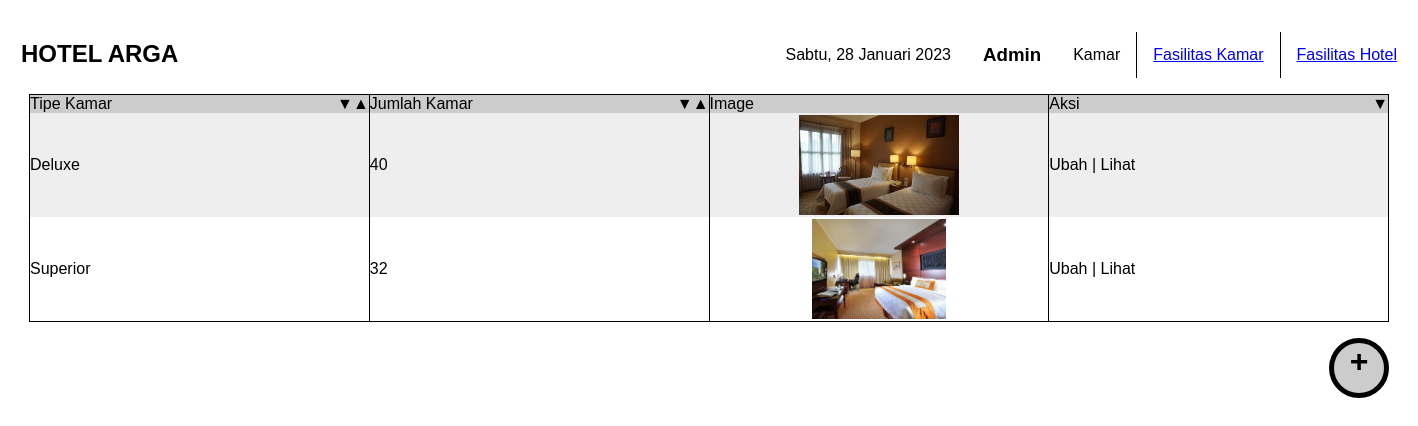
/admin-kamar.php (signed in), run on the app's committed database.
### tables this page shows
CREATE TABLE `kamar` (
  `tipekamar` varchar(10) NOT NULL,
  `jumlahkamar` int(11) NOT NULL,
  `gambar` varchar(30) NOT NULL
);

### admin-kamar.php (the view, shortened to what this page needs)
<?php include 'Include/headserver.php'; include 'Include/cekadmin.php'; include 'Include/header.php'; ?>
<?php include 'Include/headeradmin.php' ?>
<div class="content">
    <table>
        <thead>
        <tr class="tabletop">
            <td class="pointer" onclick="sortTable(this,'string')" data-descending="0">Tipe Kamar<div class="sort">▼▲<div></td>
            <td class="pointer" onclick="sortTable(this,'number')" data-descending="0">Jumlah Kamar<div class="sort">▼▲<div></td>
            <td>Image</td>
            <td class="pointer" onclick="hideTable()">Aksi<div class="hide">▼<div></td>
        </tr>
        </thead>
        <tbody>
        <?php
        if (isset($_SESSION["hak"]) && $_SESSION["hak"]=="admin") {
        $result=$conn->query("SELECT * FROM kamar");
        while ($row = $result->fetch_assoc()) {
            echo "<tr class='tablecontent'><td>".$row["tipekamar"]."</td><td>".$row["jumlahkamar"]."</td><td><img class='imgprev pointer' src='Media/".$row["gambar"]."' onclick='startPreview(\"".$row["gambar"]."\")'></td><td><a class='pointer' onclick='editData(\"".$row["tipekamar"]."\",".$row["jumlahkamar"].",\"".$row["gambar"]."\")'>Ubah</a> | <a class='pointer' onclick='openLihat(\"".$row["tipekamar"]."\")'>Lihat</a></td></tr>";
        }
        }
        ?>
        </tbody>
    </table>
    <div class="inputdiv">
    <h1 class="addbutton pointer" onclick="addData()">+</h1>
    </div>
</div>
<div class="footer">
</div>
<?php include 'Include/footer.php'; mysqli_close($conn);?>

### CSS/style.css (style rules this page uses)
* { padding:0; margin:0; box-sizing: border-box; font-family: 'Comic Sans MS', 'Chalkboard SE', 'Comic Neue', sans-serif; }
.content { width: 85pc; margin-top: 1pc; margin-left: auto; margin-right: auto; }
.footer { height: 2pc; }
.imgprev { display: block; margin-top: 2px; margin-bottom: 2px; max-height: 100px; max-width: 100%; height:100%; width:100%; object-fit: contain; }

### admin-kamar.php (style rules this page uses)
table { border-spacing: 0; border-top: 1px solid #000; border-bottom: 1px solid #000; border-left: 1px solid #000; width: 100%; table-layout: fixed; }
td { border-right: 1px solid #000; display: table-cell; }
.tabletop { background-color: rgb(204,204,204); }
.tablecontent { background-color: rgb(238,238,238); }
.tablecontent:nth-child(even) { background-color: #fff; }
.inputdiv { overflow: hidden; }
.inputdiv > * { margin-top: 1pc; }
.addbutton { float: right; height: 60px; width: 60px; text-align: center; border: 5px solid #000; border-radius: 50%; background-color: rgb(204,204,204); }
.sort { float: right; }
.hide { float: right; }

### data on the page
kamar: tipekamar "Deluxe", jumlahkamar "40", gambar (picture)
kamar: tipekamar "Superior", jumlahkamar "32", gambar (picture)
